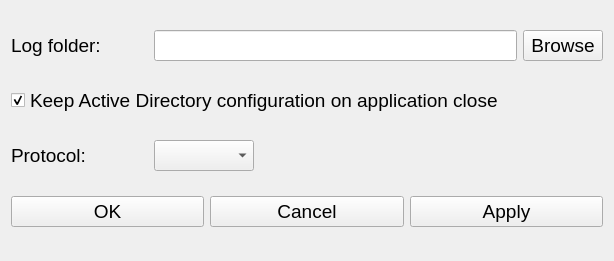
<?xml version="1.0" encoding="UTF-8"?>
<ui version="4.0">
 <class>SettingsWidget</class>
 <widget class="QWidget" name="SettingsWidget">
  <property name="geometry">
   <rect>
    <x>0</x>
    <y>0</y>
    <width>614</width>
    <height>261</height>
   </rect>
  </property>
  <property name="font">
   <font>
    <pointsize>14</pointsize>
   </font>
  </property>
  <property name="windowTitle">
   <string>Form</string>
  </property>
  <property name="windowIcon">
   <iconset resource="resource.qrc">
    <normaloff>:/images/icons8-settings-94.png</normaloff>:/images/icons8-settings-94.png</iconset>
  </property>
  <layout class="QVBoxLayout" name="verticalLayout">
   <item>
    <layout class="QHBoxLayout" name="horizontalLayout_5">
     <item>
      <widget class="QLabel" name="label_5">
       <property name="font">
        <font>
         <pointsize>14</pointsize>
        </font>
       </property>
       <property name="text">
        <string>Log folder:</string>
       </property>
      </widget>
     </item>
     <item>
      <spacer name="horizontalSpacer_3">
       <property name="orientation">
        <enum>Qt::Orientation::Horizontal</enum>
       </property>
       <property name="sizeType">
        <enum>QSizePolicy::Policy::Fixed</enum>
       </property>
       <property name="sizeHint" stdset="0">
        <size>
         <width>47</width>
         <height>20</height>
        </size>
       </property>
      </spacer>
     </item>
     <item>
      <widget class="QLineEdit" name="log_folder_line_edit">
       <property name="font">
        <font>
         <pointsize>14</pointsize>
        </font>
       </property>
      </widget>
     </item>
     <item>
      <widget class="QPushButton" name="log_folder_browse_button">
       <property name="font">
        <font>
         <pointsize>14</pointsize>
        </font>
       </property>
       <property name="text">
        <string>Browse</string>
       </property>
       <property name="icon">
        <iconset resource="resource.qrc">
         <normaloff>:/images/folder-1485.png</normaloff>:/images/folder-1485.png</iconset>
       </property>
       <property name="iconSize">
        <size>
         <width>20</width>
         <height>20</height>
        </size>
       </property>
      </widget>
     </item>
    </layout>
   </item>
   <item>
    <widget class="QCheckBox" name="keep_settings_checkbox">
     <property name="font">
      <font>
       <pointsize>14</pointsize>
      </font>
     </property>
     <property name="text">
      <string>Keep Active Directory configuration on application close</string>
     </property>
     <property name="checked">
      <bool>true</bool>
     </property>
    </widget>
   </item>
   <item>
    <layout class="QHBoxLayout" name="horizontalLayout_3" stretch="0,0,0,1">
     <item>
      <widget class="QLabel" name="label_3">
       <property name="sizePolicy">
        <sizepolicy hsizetype="Preferred" vsizetype="Preferred">
         <horstretch>0</horstretch>
         <verstretch>0</verstretch>
        </sizepolicy>
       </property>
       <property name="font">
        <font>
         <pointsize>14</pointsize>
        </font>
       </property>
       <property name="text">
        <string>Protocol:</string>
       </property>
      </widget>
     </item>
     <item>
      <spacer name="horizontalSpacer_6">
       <property name="orientation">
        <enum>Qt::Orientation::Horizontal</enum>
       </property>
       <property name="sizeType">
        <enum>QSizePolicy::Policy::Fixed</enum>
       </property>
       <property name="sizeHint" stdset="0">
        <size>
         <width>62</width>
         <height>20</height>
        </size>
       </property>
      </spacer>
     </item>
     <item>
      <widget class="QComboBox" name="protocol_combo_box">
       <property name="font">
        <font>
         <pointsize>14</pointsize>
        </font>
       </property>
      </widget>
     </item>
     <item>
      <spacer name="horizontalSpacer_5">
       <property name="orientation">
        <enum>Qt::Orientation::Horizontal</enum>
       </property>
       <property name="sizeType">
        <enum>QSizePolicy::Policy::Preferred</enum>
       </property>
       <property name="sizeHint" stdset="0">
        <size>
         <width>40</width>
         <height>20</height>
        </size>
       </property>
      </spacer>
     </item>
    </layout>
   </item>
   <item>
    <layout class="QHBoxLayout" name="horizontalLayout_6">
     <item>
      <widget class="QPushButton" name="settings_ok_button">
       <property name="text">
        <string>OK</string>
       </property>
      </widget>
     </item>
     <item>
      <widget class="QPushButton" name="settings_cancel_button">
       <property name="text">
        <string>Cancel</string>
       </property>
      </widget>
     </item>
     <item>
      <widget class="QPushButton" name="settings_apply_button">
       <property name="text">
        <string>Apply</string>
       </property>
      </widget>
     </item>
    </layout>
   </item>
  </layout>
 </widget>
 <resources>
  <include location="resource.qrc"/>
 </resources>
 <connections/>
</ui>
